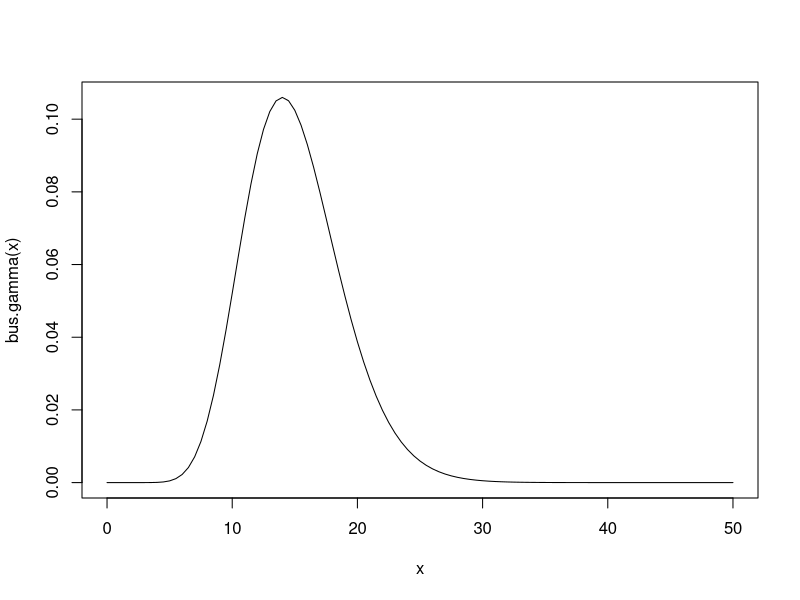
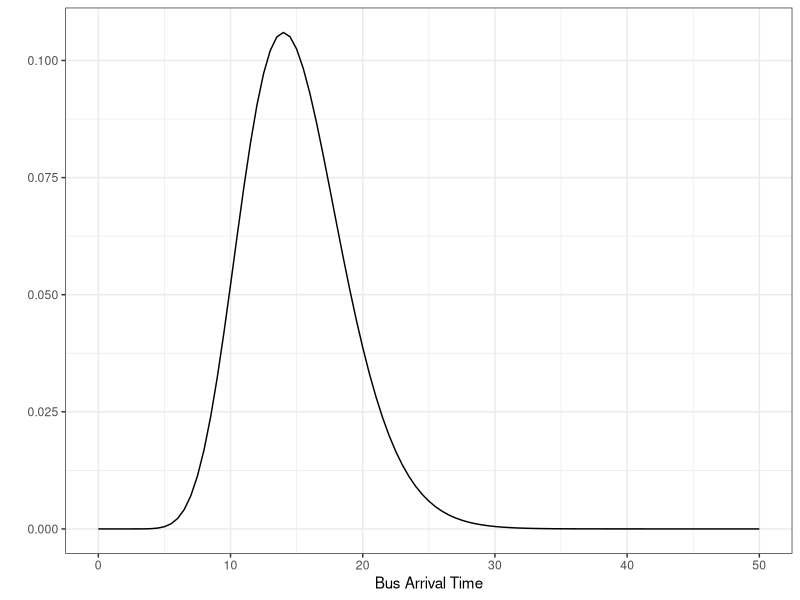
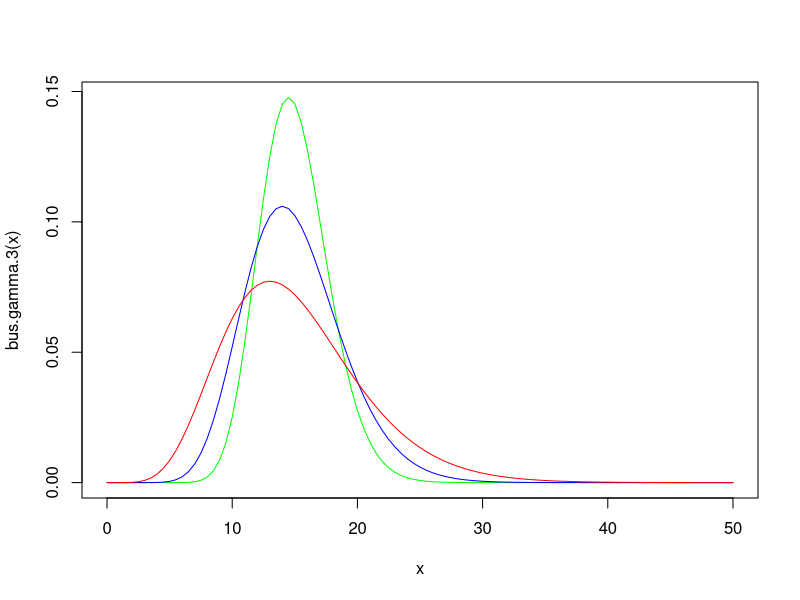
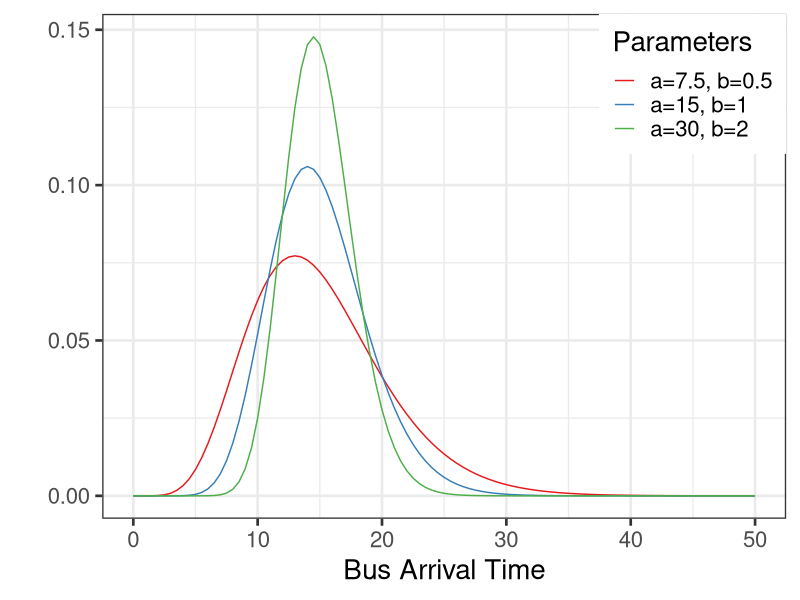

Generate these figures, in order, with R:
## Ref: http://blog.liang2.tw/2013-R-Statistics/ossf.html?full#story
library(ggplot2)

bus.gamma <- function(t) dgamma(t, 15, 1)
curve(bus.gamma, from = 0, to = 50)

ggplot(data.frame(bus.time = c(0, 50)), aes(bus.time)) +
    stat_function(fun=bus.gamma) +
    labs(x="Bus Arrival Time", y="") + theme_bw()


## Multiple distributions on same plot
bus.gamma.1 <- function(t) dgamma(t, 7.5, 0.5)
bus.gamma.2 <- function(t) dgamma(t, 15, 1)
bus.gamma.3 <- function(t) dgamma(t, 30, 2)
curve(bus.gamma.3, from=0, to=50, col='green')
curve(bus.gamma.2, from=0, to=50, add=TRUE, col='blue')
curve(bus.gamma.1, from=0, to=50, add=TRUE, col='red')

## Using ggplot2
plot.fn1 <- data.frame(x=c(0, 50), Functions=factor(1))
plot.fn2 <- data.frame(x=c(0, 50), Functions=factor(2))
plot.fn3 <- data.frame(x=c(0, 50), Functions=factor(3))

g <- ggplot(NULL, aes(x=x, colour=Functions)) +
    stat_function(data=plot.fn1, fun=dgamma,
                  args=list(shape=7.5, rate=0.5)) +
    stat_function(data=plot.fn2, fun=dgamma,
                  args=list(shape=15, rate=1)) +
    stat_function(data=plot.fn3, fun=dgamma,
                  args=list(shape=30, rate=2))

g + labs(x="Bus Arrival Time", color="Parameters", y="") +
    scale_color_brewer(palette='Set1', labels=c(
        "a=7.5, b=0.5", "a=15, b=1", "a=30, b=2"
    )) + theme_bw(20) +
    theme(legend.justification=c(1,1), legend.position=c(1,1))


# Number of simulations for each girl
EXP_REP <- 5000

early_arrival_p <- function(girl_n, th) {
    # If any t_i in 1 ... girl_n such that t_i < th,
    # it means at least one bus has arrived in th minutes.
    # We mark this success bus arrival as TRUE event.
    # By repeating EXP_REP times, the rate having TRUE event
    # should approximate to the real possibility.
    exp.sim <- replicate(
        EXP_REP,
        any(rgamma(girl_n, 15, 1) <= th)
    )
    mean(exp.sim)  # return the rate having TRUE event
}

least.prob <- 0.8

# First we guess that N ranges from 1 to 30
which.max(
    sapply(1:30, function(n) early_arrival_p(n, 10)) > least.prob
)

# Theoretically
ceiling(log(1 - least.prob) / log(1 - pgamma(10, 15, 1)))
